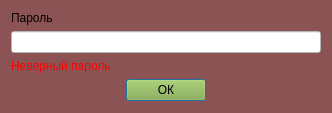
<?xml version="1.0" encoding="UTF-8"?>
<ui version="4.0">
 <class>Dialog</class>
 <widget class="QDialog" name="Dialog">
  <property name="geometry">
   <rect>
    <x>0</x>
    <y>0</y>
    <width>332</width>
    <height>113</height>
   </rect>
  </property>
  <property name="sizePolicy">
   <sizepolicy hsizetype="Expanding" vsizetype="Expanding">
    <horstretch>0</horstretch>
    <verstretch>0</verstretch>
   </sizepolicy>
  </property>
  <property name="windowTitle">
   <string>Dialog</string>
  </property>
  <property name="styleSheet">
   <string notr="true">background-color: rgb(139, 83, 83);</string>
  </property>
  <layout class="QVBoxLayout" name="verticalLayout">
   <item>
    <widget class="QLabel" name="passwordLabel">
     <property name="text">
      <string>Пароль</string>
     </property>
    </widget>
   </item>
   <item>
    <widget class="QLineEdit" name="passwordEdit">
     <property name="styleSheet">
      <string notr="true">background-color: rgb(255, 255, 255);</string>
     </property>
     <property name="echoMode">
      <enum>QLineEdit::Password</enum>
     </property>
    </widget>
   </item>
   <item>
    <widget class="QLabel" name="label">
     <property name="sizePolicy">
      <sizepolicy hsizetype="Preferred" vsizetype="Expanding">
       <horstretch>0</horstretch>
       <verstretch>0</verstretch>
      </sizepolicy>
     </property>
     <property name="styleSheet">
      <string notr="true">color: rgb(255, 0, 0);
font: 8pt &quot;MS Shell Dlg 2&quot;;</string>
     </property>
     <property name="text">
      <string>Неверный пароль</string>
     </property>
    </widget>
   </item>
   <item>
    <layout class="QHBoxLayout" name="horizontalLayout">
     <item>
      <spacer name="horizontalSpacer_2">
       <property name="orientation">
        <enum>Qt::Horizontal</enum>
       </property>
       <property name="sizeHint" stdset="0">
        <size>
         <width>40</width>
         <height>20</height>
        </size>
       </property>
      </spacer>
     </item>
     <item>
      <widget class="QPushButton" name="createButton">
       <property name="styleSheet">
        <string notr="true">background-color: rgb(137, 173, 59);</string>
       </property>
       <property name="text">
        <string>ОК</string>
       </property>
      </widget>
     </item>
     <item>
      <spacer name="horizontalSpacer">
       <property name="orientation">
        <enum>Qt::Horizontal</enum>
       </property>
       <property name="sizeHint" stdset="0">
        <size>
         <width>40</width>
         <height>20</height>
        </size>
       </property>
      </spacer>
     </item>
    </layout>
   </item>
   <item>
    <spacer name="verticalSpacer">
     <property name="orientation">
      <enum>Qt::Vertical</enum>
     </property>
     <property name="sizeHint" stdset="0">
      <size>
       <width>20</width>
       <height>40</height>
      </size>
     </property>
    </spacer>
   </item>
  </layout>
 </widget>
 <resources/>
 <connections/>
</ui>
